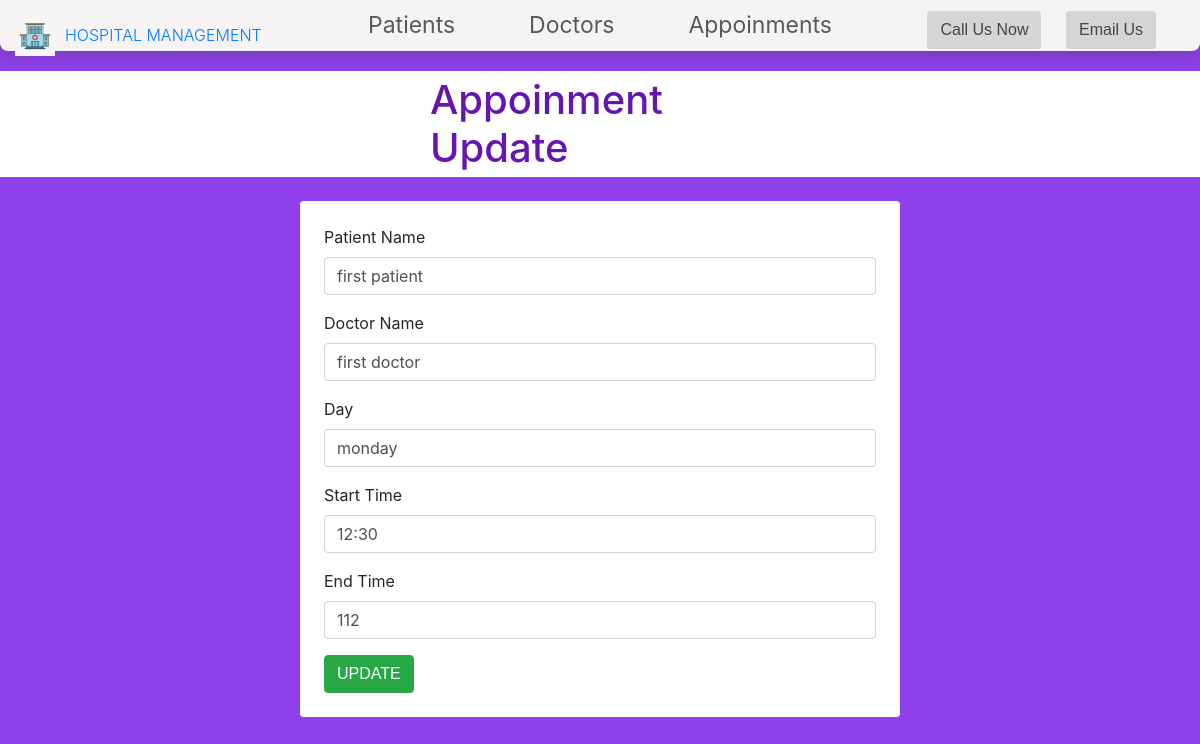
Page /appoinment/update_appoinment.php?id=1 on the committed database.
### tables this page shows
CREATE TABLE `appoinment` (
  `id` int(100) NOT NULL,
  `p_name` varchar(255) NOT NULL,
  `d_name` varchar(255) NOT NULL,
  `day` varchar(255) NOT NULL,
  `start_time` varchar(255) NOT NULL,
  `end_time` varchar(255) NOT NULL
);

### appoinment/update_appoinment.php (the view, shortened to what this page needs)
<!DOCTYPE html>
<html lang="en">
  <head>
  <link rel="stylesheet" href="../dashboard.html" />
  <link rel="stylesheet" href="../navbar.css" />
  <link rel="stylesheet" href="https://cdn.jsdelivr.net/npm/bootstrap@4.0.0/dist/css/bootstrap.min.css">
    <link rel="stylesheet" href="../css/appoinment.css" />
  </head>
  <body>
   <div class="back">
      <header class="header">
        <div class="left">
          <img src="../Images/HMS logo.jpg" alt="" />
                          <div>
                  <a href="../dashboard.php">
                    HOSPITAL MANAGEMENT
                  </a>
                </div>
        </div>
         <div class="mid" style="padding-top:0px">
          <ul class="navbar">
            <li><a href="../patient/patient.php">Patients</a></li>
            <li><a href="../doctor/doctor.php">Doctors</a></li>
            <li><a href="./appoinment.php">Appoinments</a></li>
          </ul>
        </div>
                 <div class="right"  style="padding-top:10px">
          <button class="btn">Call Us Now</button>
          <button class="btn">Email Us</button>
        </div>
      </header>
    </div>
   <div class="appoinment mt-3 mb-4">
        <h1 class="appoinment m-auto w-50 " style="padding: 5px 130px">Appoinment Update</h1>
    </div>
    <?php include("../db/dbconn.php") ?>
    <?php
    if(isset($_GET['id'])){
        $id = $_GET['id'];
        $query = "select * from appoinment where id = $id";
        $result = mysqli_query($conn, $query);
        if (!$result) {
        echo "No appoinment found" . mysqli_error($conn);
        }
        else{
        $row = mysqli_fetch_array($result);
    ?>
    <div class="m-auto  w-50 ">
        <div class="mb-5 bg-white p-4 rounded">
        <form action="update_appoinment.php?id=<?php echo $id; ?>" method="post">
            <div class="mb-3">
                <label for="inputPateintName" class="form-label">Patient Name</label>
                <input type="text" name="p_name" value="<?php echo $row['p_name']; ?>" class="form-control" id="inputPateintName">
            </div>
            <div class="mb-3">
                <label for="inputDoctorName" class="form-label">Doctor Name</label>
                <input type="text" name="d_name" value="<?php echo $row['d_name']; ?>" class="form-control" id="inputDoctorName">
            </div>
            <div class="mb-3">
                <label for="inputDay" class="form-label">Day</label>
                <input type="text" name="day" value="<?php echo $row['day']; ?>" class="form-control" id="inputDay">
            </div>
            <div class="mb-3">
                <label for="inputStartTime" class="form-label">Start Time</label>
                <input type="text" name="start_time" value="<?php echo $row['start_time']; ?>" class="form-control" id="inputStartTime">
            </div>
            <div class="mb-3">
                <label for="inputEndTime" class="form-label">End Time</label>
                <input type="text" name="end_time" value="<?php echo $row['end_time']; ?>" class="form-control" id="inputEndTime">
            </div>
            <input type="submit" name="update_appoinment" value="UPDATE" class="btn btn-success" style="margin:0px">
        </form>
    </div>
</div>
    <?php
        }
    }
    else{
        echo "No student ID specified";
    }
    ?>
  </body>
</html>

### navbar.css (style rules this page uses)
* { padding: 0px; margin: 0px; box-sizing: border-box; }
.back { background-color: rgb(245, 243, 243); width: 100%; height: px; margin-top: -20px; border-bottom-left-radius: 8px; border-bottom-right-radius: 8px; box-shadow: 0 5px 12px rgba(46, 46, 46, 0.3); }
.left { position: absolute; left: 15px; top: 36px; display: inline-block; line-height: 8px; font-size: 24px; }
.left img { width: 40px; height: 40px; margin-top: -20px; }
.left div { text-align: center; margin-left: 50px; margin-top: -25px; color: rgb(90, 88, 88); font-size: 16px; font-weight: 350; }
.mid { display: block; width: 43%; margin: 20px auto; }
.right { position: absolute; right: 34px; top: 26px; display: inline-block; }
.navbar { display: inline-block; margin-top: 10px; }
.navbar li { display: inline-block; font-size: 23px; }
.navbar li a { text-decoration: none; padding: 35px 10px; color: rgb(90, 88, 88); }
.btn { font-family: "Signika Negative", sans-serif; margin: 0px 10px; margin-top: -40px; color: rgb(70, 69, 69); background-color: rgb(214, 212, 212); padding: 4px 14px; border: 1px solid rgb(70, 69, 69); border-radius: 10px; font-size: 17px; cursor: pointer; }

### css/appoinment.css (style rules this page uses)
* { margin: 0; padding: 0; box-sizing: border-box; }
body { width: 100%; background-color: rgb(144, 64, 235); }
.appoinment { color: rgb(101, 22, 175); text-align: left; font-size: 40px; background-color: white; }

### rows in the picture
appoinment: p_name "first patient", d_name "first doctor", day "monday", start_time "12:30", end_time "112"
